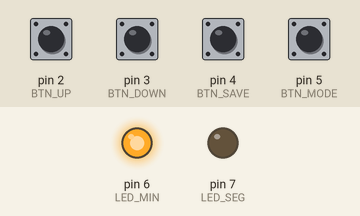
A sketch run on a simulated Arduino Uno, built with avr-gcc and run on an emulated ATmega328P. Shown: output pins drawn as LEDs (lit = HIGH). The test bench sets the inputs (shaded band); at power-on: pin 2 (BTN_UP), pin 3 (BTN_DOWN), pin 4 (BTN_SAVE), pin 5 (BTN_MODE) HIGH. EEPROM starts erased; what the sketch prints to the serial monitor is not drawn.

Above: at 1.2 s.
1.3 s: pin 5 (BTN_MODE) pulled LOW for 1 s
At 2.9 s:
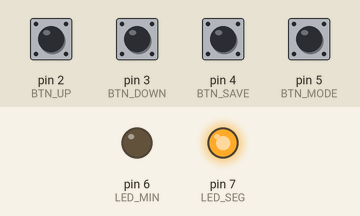
7.0 s: pin 5 (BTN_MODE) pulled LOW for 0.15 s
At 7.7 s:
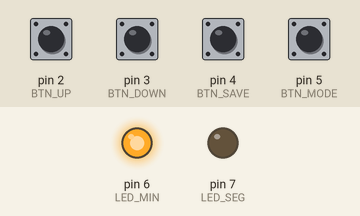
Timing chart, 0 to 10.0 s (numbered marks = the images above; inputs shaded):
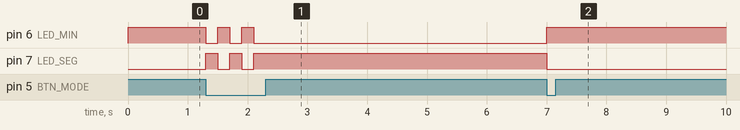

Measured:
- after the input at 1.3 s, pin 6 (LED_MIN): alternates HIGH for 0.20 s and LOW for 0.20 s, 5 changes in all, then stays LOW, starting at once; pin 7 (LED_SEG): alternates HIGH for 0.20 s and LOW for 0.20 s, 5 changes in all, then stays HIGH, starting at once
- after the input at 7.0 s, pin 6 (LED_MIN): LOW → HIGH at once; pin 7 (LED_SEG): HIGH → LOW at once

The sketch:

Simulacro.ino
```cpp
#include "funciones.h"

void setup() {

  conf();

  attachInterrupt(digitalPinToInterrupt(BTN_UP), subir, RISING);
  attachInterrupt(digitalPinToInterrupt(BTN_DOWN), bajar, RISING);
}

void loop() {

  processButtons();  // manejo de interrupciones con millis
  mode();            // cambiar entre minutos y segundos
  save();            // guardar valores en EEPROM
}
```

funciones.cpp
```cpp
#include "funciones.h"

// VARIABLES
volatile bool flagUp = false;
volatile bool flagDown = false;
volatile uint8_t cont = 0;

bool flagMin = true;
bool flagSeg = false;
uint8_t stateLED = LED_MIN_STATE;

unsigned long lastUp = 0;
unsigned long lastDown = 0;

// CONFIGURACIÓN
void conf(void) {

  Serial.begin(BAUDRATE);

  pinMode(BTN_UP, INPUT_PULLUP);
  pinMode(BTN_DOWN, INPUT_PULLUP);
  pinMode(BTN_MODE, INPUT_PULLUP);
  pinMode(BTN_SAVE, INPUT_PULLUP);
  pinMode(LED_MIN, OUTPUT);
  pinMode(LED_SEG, OUTPUT);

  // Leer EEPROM
  uint8_t minVal = EEPROM.read(CELDA_MIN);
  uint8_t segVal = EEPROM.read(CELDA_SEG);
  stateLED = EEPROM.read(CELDA_LED);

  // Validar rango y corregir EEPROM si es necesario
  if (minVal > MAX) {
    minVal = 0;
    EEPROM.update(CELDA_MIN, minVal);
  }

  if (segVal > MAX) {
    segVal = 0;
    EEPROM.update(CELDA_SEG, segVal);
  }

  if (stateLED > 1) {
    stateLED = LED_MIN_STATE;
    EEPROM.update(CELDA_LED, stateLED);
  }

  // Restaurar modo según último guardado
  if (stateLED == LED_MIN_STATE) {
    cont = minVal;
    flagMin = true;
    flagSeg = false;
    digitalWrite(LED_MIN, HIGH);
    digitalWrite(LED_SEG, LOW);
    Serial.println("=== Sistema Iniciado en MODO MINUTOS ===");
  }
  else {
    cont = segVal;
    flagSeg = true;
    flagMin = false;
    digitalWrite(LED_SEG, HIGH);
    digitalWrite(LED_MIN, LOW);
    Serial.println("=== Sistema Iniciado en MODO SEGUNDOS ===");
  }

  // Mostrar valores restaurados
  Serial.print("Minutos guardados: ");
  Serial.println(minVal);
  Serial.print("Segundos guardados: ");
  Serial.println(segVal);
  Serial.println("=========================================");
}

// PROCESAR BOTONES
void processButtons(void) {

  unsigned long now = millis();

  if (flagUp == true && (now - lastUp > DEBOUNCE_TIME)) {

    if (cont < MAX) {
      cont++;

      if (flagMin == true) {
        Serial.print("Minuto: ");
      }
      else {
        Serial.print("Segundo: ");
      }
      Serial.println(cont);
    }
    else {
      Serial.println("Valor máximo alcanzado");
    }

    lastUp = now;
  }
  flagUp = false;

  if (flagDown == true && (now - lastDown > DEBOUNCE_TIME)) {

    if (cont > MIN) {
      cont--;

      if (flagMin == true) {
        Serial.print("Minuto: ");
      }
      else {
        Serial.print("Segundo: ");
      }
      Serial.println(cont);
    }
    else {
      Serial.println("Valor mínimo alcanzado");
    }

    lastDown = now;
  }
  flagDown = false;
}

// ISR
void subir() {
  flagUp = true;
}

void bajar() {
  flagDown = true;
}

// CAMBIO DE MODO
void mode(void) {

  static unsigned long lastMode = 0;
  unsigned long now = millis();

  if (digitalRead(BTN_MODE) == LOW && (now - lastMode > DEBOUNCE_TIME)) {

    if (flagMin == true) {
      flagMin = false;
      flagSeg = true;
      stateLED = LED_SEG_STATE;

      digitalWrite(LED_MIN, LOW);
      digitalWrite(LED_SEG, HIGH);
      cont = EEPROM.read(CELDA_SEG);

      if (cont > MAX) {
        cont = 0;
      }

      Serial.println("Modo cambiado → SEGUNDOS");
    }
    else {
      flagSeg = false;
      flagMin = true;
      stateLED = LED_MIN_STATE;

      digitalWrite(LED_SEG, LOW);
      digitalWrite(LED_MIN, HIGH);
      cont = EEPROM.read(CELDA_MIN);

      if (cont > MAX) {
        cont = 0;
      }

      Serial.println("Modo cambiado → MINUTOS");
    }

    lastMode = now;
  }
}

//  GUARDAR EN EEPROM
void save(void) {

  static unsigned long lastSave = 0;
  unsigned long now = millis();

  if (digitalRead(BTN_SAVE) == LOW && (now - lastSave > DEBOUNCE_TIME)) {

    if (flagMin == true) {
      EEPROM.update(CELDA_MIN, cont);
      Serial.print("Guardado en EEPROM → MINUTOS = ");
      Serial.println(cont);
    }
    else {
      EEPROM.update(CELDA_SEG, cont);
      Serial.print("Guardado en EEPROM → SEGUNDOS = ");
      Serial.println(cont);
    }

    EEPROM.update(CELDA_LED, stateLED);
    Serial.println("Estado LED guardado en EEPROM");

    lastSave = now;
  }
}
```

funciones.h
```cpp
#ifndef FUNCIONES_H
#define FUNCIONES_H

#include <Arduino.h>
#include <stdint.h>
#include <EEPROM.h>

// CONFIGURACIÓN
#define BAUDRATE 9600

// Pines
#define BTN_UP     2   // interrupción
#define BTN_DOWN   3   // interrupción
#define BTN_SAVE   4   // polling
#define BTN_MODE   5   // polling
#define LED_MIN   6
#define LED_SEG   7

// Límites
#define MAX 60
#define MIN 0

// EEPROM
#define CELDA_SEG  0
#define CELDA_MIN  1
#define CELDA_LED  2

// Estado de LED
#define LED_MIN_STATE  1
#define LED_SEG_STATE  0

// Tiempo de debounce
#define DEBOUNCE_TIME 200  // ms

// VARIABLES GLOBALES
extern volatile bool flagUp;
extern volatile bool flagDown;
extern volatile uint8_t cont;
extern bool flagMin;
extern bool flagSeg;
extern uint8_t stateLED;

// FUNCIONES
void conf(void);
void mode(void);
void save(void);
void processButtons(void);
void subir(void);
void bajar(void);

#endif
```
